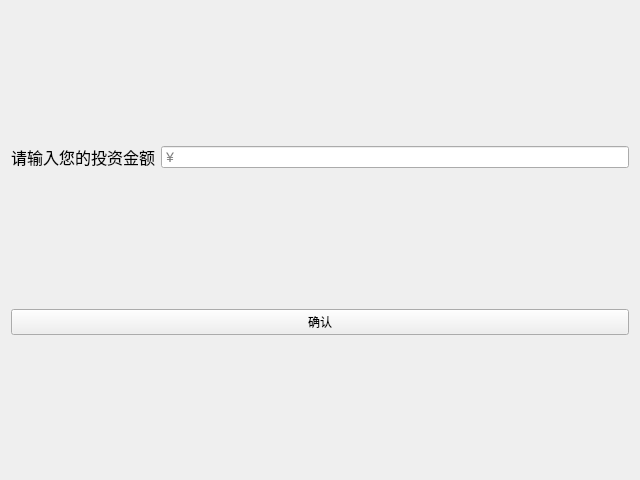
<?xml version="1.0" encoding="UTF-8"?>
<ui version="4.0">
 <class>Form</class>
 <widget class="QWidget" name="Form">
  <property name="geometry">
   <rect>
    <x>0</x>
    <y>0</y>
    <width>640</width>
    <height>480</height>
   </rect>
  </property>
  <property name="sizePolicy">
   <sizepolicy hsizetype="Fixed" vsizetype="Fixed">
    <horstretch>0</horstretch>
    <verstretch>0</verstretch>
   </sizepolicy>
  </property>
  <property name="minimumSize">
   <size>
    <width>640</width>
    <height>480</height>
   </size>
  </property>
  <property name="maximumSize">
   <size>
    <width>640</width>
    <height>480</height>
   </size>
  </property>
  <property name="windowTitle">
   <string>Stock-Trade</string>
  </property>
  <layout class="QVBoxLayout" name="verticalLayout">
   <item>
    <layout class="QHBoxLayout" name="horizontalLayout">
     <item>
      <widget class="QLabel" name="label">
       <property name="text">
        <string>&lt;html&gt;&lt;head/&gt;&lt;body&gt;&lt;p&gt;&lt;span style=&quot; font-size:12pt;&quot;&gt;请输入您的投资金额&lt;/span&gt;&lt;/p&gt;&lt;/body&gt;&lt;/html&gt;</string>
       </property>
      </widget>
     </item>
     <item>
      <widget class="QLineEdit" name="balance">
       <property name="placeholderText">
        <string>￥</string>
       </property>
      </widget>
     </item>
    </layout>
   </item>
   <item>
    <widget class="QPushButton" name="btn_balance">
     <property name="text">
      <string>确认</string>
     </property>
    </widget>
   </item>
  </layout>
 </widget>
 <resources/>
 <connections/>
</ui>
